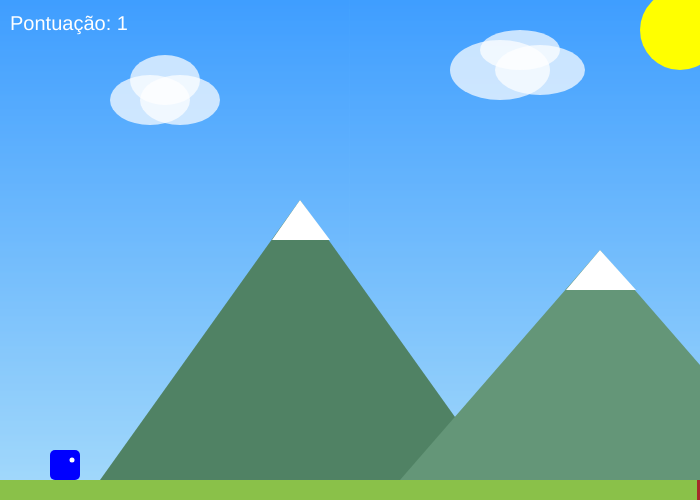
Frame 1 (no input)
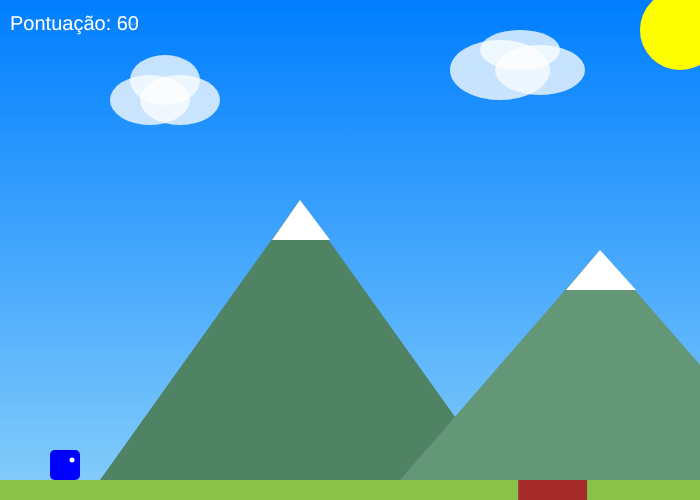
Frame 60 (no input)
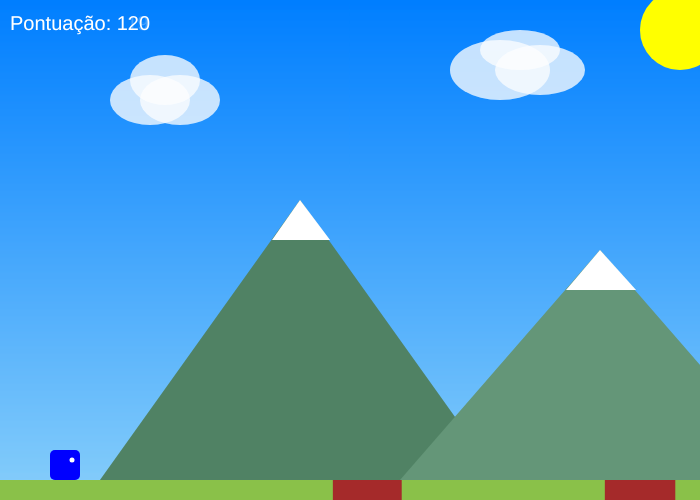
Frame 120 (the mouse pressed at the canvas centre since frame 60)

The p5.js sketch that drew these frames (run headless with seeded random() and noise() and a simulated clock; from frame 60 on, the mouse is pressed at the canvas centre):

// p5.js sketch
// ── sketch.js
// Posição do jogador
let velocidade = 50;
let pular = 450;

// Gravidade e pulo
let velY = 0;
let gravidade = 1.1;
let pulo = -12;
let noChao = false;

// Lista de plataformas e controle de velocidade
let plataformas = [];
let velocidadeJogo = 3;
let aumentoVelocidade = 0.001;

// Pontuação do jogador
let pontos = 0;

function setup() {
  createCanvas(700, 500);

  // Começa com uma plataforma que ocupa toda a base da tela
  plataformas.push({ x: 0, largura: width });
}

function draw() {
  // Desenha o céu, sol, nuvens e montanhas
  drawBackground();
  desenharMontanhas();
  desenharNuvens();
  desenharSol();

  // Aplica a gravidade no personagem
  velY += gravidade;
  pular += velY;

  // Desenha o chão (faixa marrom)
  fill("brown");
  rect(0, 480, 700, 30);

  // Desenha e move as plataformas verdes
  fill("#8AC149");
  for (let i = plataformas.length - 1; i >= 0; i--) {
    let plat = plataformas[i];
    plat.x -= velocidadeJogo; // move pra esquerda

    // desenha plataforma
    rect(plat.x, 480, plat.largura, 20);

    // remove se saiu da tela
    if (plat.x + plat.largura < 0) {
      plataformas.splice(i, 1);
    }
  }

  // Verifica se o jogador está em cima de uma plataforma
  let sobrePlataforma = false;
  for (let plat of plataformas) {
    if (
      velocidade + 30 > plat.x &&
      velocidade < plat.x + plat.largura &&
      pular + 30 >= 480 &&
      pular + 30 <= 490
    ) {
      sobrePlataforma = true;
      break;
    }
  }

  // Se estiver em cima, zera a gravidade e mantém no chão
  if (sobrePlataforma) {
    pular = 450;
    velY = 0;
    noChao = true;
  } 
  // Se cair demais, o jogo para
  else if (pular > height) {
    console.log("Game Over! Você caiu.");
    noLoop(); // pausa o draw
  } 
  // Caso esteja no ar
  else {
    noChao = false;
  }

  // Desenha o jogador
  desenharJogador(velocidade, pular);

  // Descobre onde termina a última plataforma
  let ultimaX = plataformas.length > 0
    ? plataformas[plataformas.length - 1].x + plataformas[plataformas.length - 1].largura
    : 0;

  // Cria novas plataformas e buracos até preencher o lado direito da tela
  while (ultimaX < width + 200) {
    let buraco = random(20 + velocidadeJogo * 7, 50 + velocidadeJogo * 10);
    let plataforma = random(110 + velocidadeJogo * 20, 210 + velocidadeJogo * 40);
    ultimaX += buraco;
    plataformas.push({ x: ultimaX, largura: plataforma });
    ultimaX += plataforma;
  }

  // Aumenta a velocidade do jogo aos poucos
  if (velocidadeJogo < 35) {
    if (velocidadeJogo < 20) {
      velocidadeJogo += aumentoVelocidade;
    } else if (velocidadeJogo < 30) {
      velocidadeJogo += aumentoVelocidade / 2;
    } else {
      velocidadeJogo += aumentoVelocidade / 5;
    }
  }

  // Mostra pontuação na tela
  pontos += 1;
  fill(255);
  textSize(20);
  text("Pontuação: " + pontos, 10, 30);
}

function keyPressed() {
  // Faz o personagem pular ao apertar espaço, se estiver no chão
  if (keyCode === 32 && noChao) {
    velY = pulo;
    noChao = false;
  }
}

// ----- VISUAIS -----

function drawBackground() {
  // Faz um degradê de azul no céu
  for (let y = 0; y < height; y++) {
    let c = lerpColor(color(0, 126, 255), color(135, 206, 250), y / height);
    stroke(c);
    line(0, y, width, y);
  }
  noStroke();
}

function desenharMontanhas() {
  // Montanha da esquerda
  fill(80, 130, 100);
  triangle(100, 480, 300, 200, 500, 480);

  // Neve da montanha da esquerda
  fill(255);
  triangle(272, 240, 300, 200, 330, 240);

  // Montanha da direita
  fill(100, 150, 120);
  triangle(400, 480, 600, 250, 800, 480);

  // Neve da montanha da direita
  fill(255);
  triangle(566, 290, 600, 250, 636, 290);
}

function desenharNuvens() {
  // Nuvem 1
  fill(255, 255, 255, 180);
  noStroke();
  ellipse(150, 100, 80, 50);
  ellipse(180, 100, 80, 50);
  ellipse(165, 80, 70, 50);

  // Nuvem 2
  ellipse(500, 70, 100, 60);
  ellipse(540, 70, 90, 50);
  ellipse(520, 50, 80, 40);
}

function desenharSol() {
  // Sol amarelo no canto superior direito
  fill("yellow");
  noStroke();
  ellipse(680, 30, 80, 80);
}

function desenharJogador(x, y) {
  // Jogador azul com bordas arredondadas
  fill("blue");
  rect(x, y, 30, 30, 5);

  // Um "olhinho" branco só de detalhe
  fill("white");
  ellipse(x + 22, y + 10, 5, 5);
}
